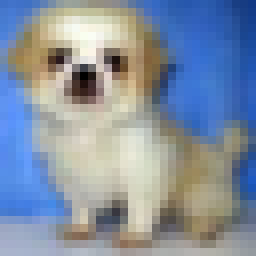
#> input picture example-test-pics/dog4.png, 32 x 32 px (shown 8 times larger)
$ python single.py   (older library calls are emulated)
#> lines starting #> are read from the running program, lines starting #| are printed output that depends on the picture
from PIL import Image
import matplotlib.pyplot as plt
import numpy as np
from PIL import Image, ImageEnhance, ImageOps
import numpy as np
import random


class Rand_Augment():
    def __init__(self, Numbers=None, max_Magnitude=None):
        self.transforms = ['autocontrast', 'equalize', 'rotate', 'solarize', 'color', 'posterize',
                           'contrast', 'brightness', 'sharpness', 'shearX', 'shearY', 'translateX', 'translateY']
        if Numbers is None:
            self.Numbers = len(self.transforms) // 2
        else:
            self.Numbers = Numbers
        if max_Magnitude is None:
            self.max_Magnitude = 10
        else:
            self.max_Magnitude = max_Magnitude
        fillcolor = 128
        self.ranges = {
            # these  Magnitude   range , you  must test  it  yourself , see  what  will happen  after these  operation ,
            # it is no  need to obey  the value  in  autoaugment.py
            "shearX": np.linspace(0, 0.3, 10),
            "shearY": np.linspace(0, 0.3, 10),
            "translateX": np.linspace(0, 0.2, 10),
            "translateY": np.linspace(0, 0.2, 10),
            "rotate": np.linspace(0, 360, 10),
            "color": np.linspace(0.0, 0.9, 10),
            "posterize": np.round(np.linspace(8, 4, 10), 0).astype(np.int),
            "solarize": np.linspace(256, 231, 10),
            "contrast": np.linspace(0.0, 0.5, 10),
            "sharpness": np.linspace(0.0, 0.9, 10),
            "brightness": np.linspace(0.0, 0.3, 10),
            "autocontrast": [0] * 10,
            "equalize": [0] * 10,
            "invert": [0] * 10
        }
        self.func = {
            "shearX": lambda img, magnitude: img.transform(
                img.size, Image.AFFINE, (1, magnitude * random.choice([-1, 1]), 0, 0, 1, 0),
                Image.BICUBIC, fill=fillcolor),
            "shearY": lambda img, magnitude: img.transform(
                img.size, Image.AFFINE, (1, 0, 0, magnitude * random.choice([-1, 1]), 1, 0),
                Image.BICUBIC, fill=fillcolor),
            "translateX": lambda img, magnitude: img.transform(
                img.size, Image.AFFINE, (1, 0, magnitude * img.size[0] * random.choice([-1, 1]), 0, 1, 0),
                fill=fillcolor),
            "translateY": lambda img, magnitude: img.transform(
                img.size, Image.AFFINE, (1, 0, 0, 0, 1, magnitude * img.size[1] * random.choice([-1, 1])),
                fill=fillcolor),
            "rotate": lambda img, magnitude: self.rotate_with_fill(img, magnitude),
            # "rotate": lambda img, magnitude: img.rotate(magnitude * random.choice([-1, 1])),
            "color": lambda img, magnitude: ImageEnhance.Color(img).enhance(1 + magnitude * random.choice([-1, 1])),
            "posterize": lambda img, magnitude: ImageOps.posterize(img, magnitude),
            "solarize": lambda img, magnitude: ImageOps.solarize(img, magnitude),
            "contrast": lambda img, magnitude: ImageEnhance.Contrast(img).enhance(
                1 + magnitude * random.choice([-1, 1])),
            "sharpness": lambda img, magnitude: ImageEnhance.Sharpness(img).enhance(
                1 + magnitude * random.choice([-1, 1])),
            "brightness": lambda img, magnitude: ImageEnhance.Brightness(img).enhance(
                1 + magnitude * random.choice([-1, 1])),
            "autocontrast": lambda img, magnitude: ImageOps.autocontrast(img),
            "equalize": lambda img, magnitude: img,
            "invert": lambda img, magnitude: ImageOps.invert(img)
        }

    def rand_augment(self):

        M = np.random.randint(0, self.max_Magnitude, self.Numbers)

        sampled_ops = np.random.choice(self.transforms, self.Numbers)
        return [(op, Magnitude) for (op, Magnitude) in zip(sampled_ops, M)]

    def __call__(self, image):
        operations = self.rand_augment()
        for (op_name, M) in operations:
            operation = self.func[op_name]
            mag = self.ranges[op_name][M]
            image = operation(image, mag)
        return image

    def rotate_with_fill(self, img, magnitude):
        #  I  don't know why  rotate  must change to RGBA , it is  copy  from Autoaugment - pytorch
        rot = img.convert("RGBA").rotate(magnitude)
        return Image.composite(rot, Image.new("RGBA", rot.size, (128,) * 4), rot).convert(img.mode)

    def test_single_operation(self, image, op_name, M=-1):

        operation = self.func[op_name]
        mag = self.ranges[op_name][M]
        image = operation(image, mag)
        return image


if __name__ == '__main__':
    img_augment = Rand_Augment()
    img_origal = Image.open(r'./example-test-pics/dog4.png')
#> img_origal is the input picture: PIL image 32x32 RGB; mean R, G, B 132.6, 145, 161.9
    img_final = img_augment(img_origal)
#> the loop in __call__, `for (op_name, M) in operations:` made 6 passes
#> pass 1, in __call__, `image = operation(image, mag)`:
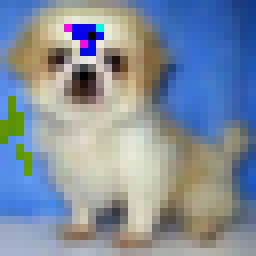
#> image: PIL image 32x32 RGB (shown 8 times larger); mean R, G, B 130, 142.2, 158
#> pass 3, in rotate_with_fill, `rot = img.convert("RGBA").rotate(magnitude)`:
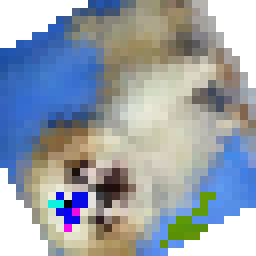
#> rot: PIL image 32x32 RGBA (shown 8 times larger); mean R, G, B, A 114.5, 123.2, 132.4, 216.2; transparent parts drawn white
#> pass 3, in __call__, `image = operation(image, mag)`:
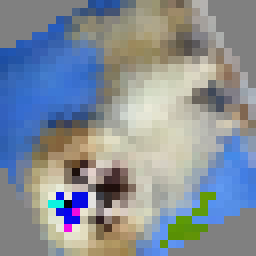
#> image: PIL image 32x32 RGB (shown 8 times larger); mean R, G, B 134, 142.7, 151.9
#> after the loop in __call__, `for (op_name, M) in operations:`:
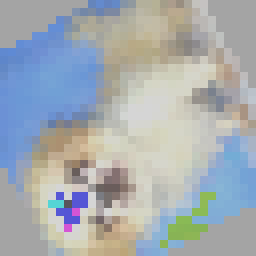
#> image: PIL image 32x32 RGB (shown 8 times larger); mean R, G, B 165.4, 172.5, 177.2
    plt.imshow(img_final)
    plt.savefig('dog-after-4.png')
    plt.show()
